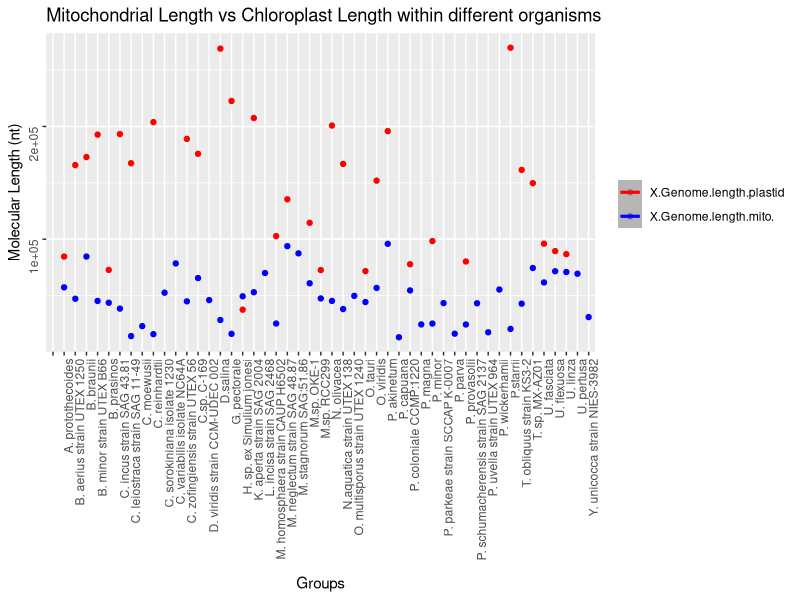
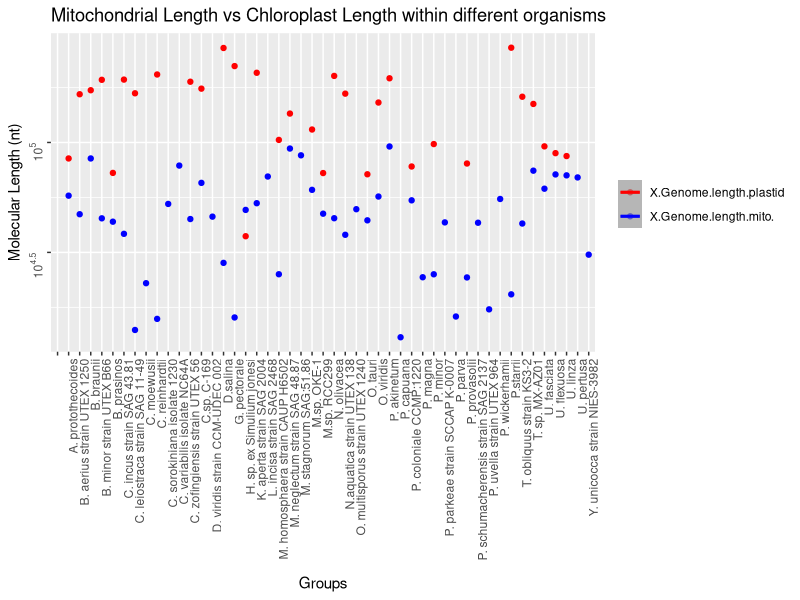

Recreate these plots in R, in order.
#Creating plots 
#Set Working Directory to Downloads/Cholorophyta-master
setwd("~/Downloads/Chlorophyta-master")
#install ggplot2 
install.packages("ggplot2")
#load ggplot2
library("ggplot2")
#read csv file of plastid vs mitochondria length
mitovsplastid_3<- read.csv("mitovsplastid_3.csv")

#creates plots of chloroplast and mitochondrial genome size from the table created by 'tablecode'
#plot displays the difference in length of mitochondria and chloroplasts genome size for each species of green algae.
#created scatter plot by using geom_point and assign specific color
mc1 <-ggplot(data = mitovsplastid_3, aes(x = Genome, y =X.Genome.length.mito., colour = "X.Genome.length.mito.")) + 
#Use groups label for x-axis
geom_point() +xlab('Groups') + 
#Use Molecular Length (nt) label for x-axis
ylab('Molecular Length (nt)') +
#labs sets the title of the graph as Mitochondria Length vs Plastid lengths
labs(title = 'Mitochondrial Length vs Chloroplast Length within different organisms')+ 
#Use geom_point by adding plastid length and assign specific color
geom_point(data = mitovsplastid_3,aes(x = Genome, y = X.Genome.length.plastid, colour = "X.Genome.length.plastid"))+
#theme manipulates the appearance of the plot,the gradients, and angle of the plots 
theme(axis.text = element_text(angle=90,hjust=1,vjust=0.5))+
scale_colour_manual("", 
#breaks Points at which y-grid lines appear.
breaks = c("X.Genome.length.plastid","X.Genome.length.mito."),
#values set the colors c() creates a vector holding multiple colors
values = c("red","blue")) +
geom_smooth(aes(x = Genome, y = X.Genome.length.mito., colour = "X.Genome.length.mito."))+
#geom_smooth allows the implementation of a formula using different modeling functions
geom_smooth(aes(x = Genome, y = X.Genome.length.plastid, colour = "X.Genome.length.plastid"))
#setting scales of axises 
library(scales)
#scale y continuous allows specific limits to where the points continues or breaks
mc1 + scale_y_continuous(labels = scientific)
mc1 +  scale_y_log10(breaks = trans_breaks("log10", function(x) 10^x),
                     labels = trans_format("log10", math_format(10^.x)))

